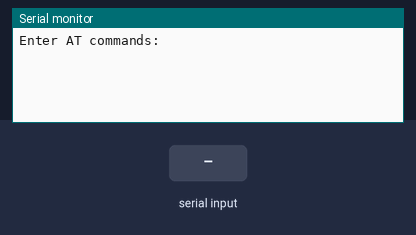
Simulated run of this sketch. Board: Arduino Uno, built with avr-gcc and run on an emulated ATmega328P. Shown: the last lines printed to the serial monitor. The inputs (shaded band) are chosen by the test bench.

Above: at 1.2 s.
1.3 s: "1" received over the second serial link
At 1.8 s:
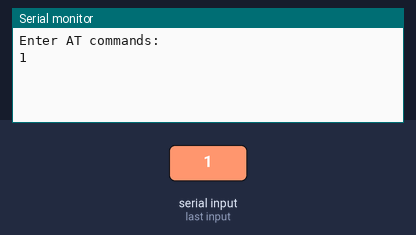
2.8 s: "0" received over the second serial link
At 4.2 s:
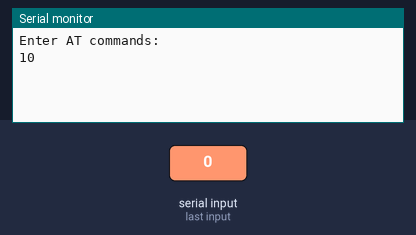

The sketch:

WorkingSlave.ino
```cpp
#include <SoftwareSerial.h>

const int txPin = 12;
const int rxPin = 11;

SoftwareSerial BTSerial(rxPin, txPin); // RX, TX

void setup() {
  Serial.begin(9600);
  Serial.println("Enter AT commands:");
  BTSerial.begin(38400);
}

void loop() {
  if (BTSerial.available())
    Serial.write(BTSerial.read());
  if (Serial.available())
    BTSerial.write(Serial.read());
}
```

Measured:
- after the input at 1.3 s, the serial monitor: prints a new line at once (image 1)
- after the input at 2.8 s, the serial monitor: prints a new line at once (image 2)
